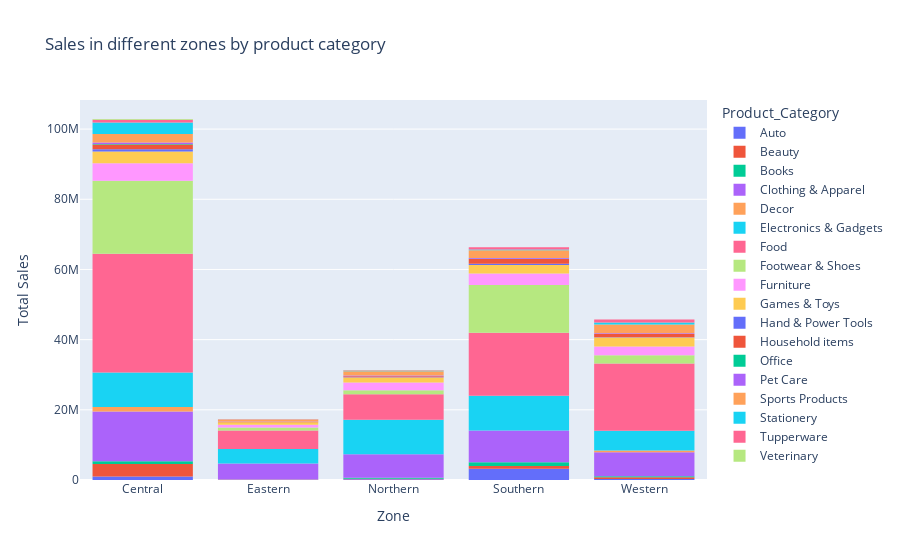

The cell this chart's notebook holds for it:
### Code cell
fig=px.bar(products,x='Zone', y='Total Sales', color='Product_Category', title='Sales in different zones by product category', height=600)
fig.update_traces(marker_line_width=0)

fig.show()

### Figure 1 — Plotly figure (JSON) as saved in the notebook; plotly's stock layout.template omitted (floating-point values rounded to 4 significant figures)
{"data": [{"alignmentgroup": "True", "hovertemplate": "Product_Category=Auto<br>Zone=%{x}<br>Total Sales=%{y}<extra></extra>", "legendgroup": "Auto", "marker": {"color": "#636efa", "line": {"width": 0}, "pattern": {"shape": ""}}, "name": "Auto", "offsetgroup": "Auto", "orientation": "v", "showlegend": true, "textposition": "auto", "type": "bar", "x": ["Central", "Eastern", "Northern", "Southern", "Western"], "xaxis": "x", "y": [974048, 154518, 212788, 3175000.0, 297081], "yaxis": "y"}, {"alignmentgroup": "True", "hovertemplate": "Product_Category=Beauty<br>Zone=%{x}<br>Total Sales=%{y}<extra></extra>", "legendgroup": "Beauty", "marker": {"color": "#EF553B", "line": {"width": 0}, "pattern": {"shape": ""}}, "name": "Beauty", "offsetgroup": "Beauty", "orientation": "v", "showlegend": true, "textposition": "auto", "type": "bar", "x": ["Central", "Eastern", "Northern", "Southern", "Western"], "xaxis": "x", "y": [3617353, 42042, 128002, 803833, 460231], "yaxis": "y"}, {"alignmentgroup": "True", "hovertemplate": "Product_Category=Books<br>Zone=%{x}<br>Total Sales=%{y}<extra></extra>", "legendgroup": "Books", "marker": {"color": "#00cc96", "line": {"width": 0}, "pattern": {"shape": ""}}, "name": "Books", "offsetgroup": "Books", "orientation": "v", "showlegend": true, "textposition": "auto", "type": "bar", "x": ["Central", "Eastern", "Northern", "Southern", "Western"], "xaxis": "x", "y": [786267, 28719, 336013, 1092978, 300226], "yaxis": "y"}, {"alignmentgroup": "True", "hovertemplate": "Product_Category=Clothing & Apparel<br>Zone=%{x}<br>Total Sales=%{y}<extra></extra>", "legendgroup": "Clothing & Apparel", "marker": {"color": "#ab63fa", "line": {"width": 0}, "pattern": {"shape": ""}}, "name": "Clothing & Apparel", "offsetgroup": "Clothing & Apparel", "orientation": "v", "showlegend": true, "textposition": "auto", "type": "bar", "x": ["Central", "Eastern", "Northern", "Southern", "Western"], "xaxis": "x", "y": [14149891, 4456970, 6634276, 9063556, 6859401], "yaxis": "y"}, {"alignmentgroup": "True", "hovertemplate": "Product_Category=Decor<br>Zone=%{x}<br>Total Sales=%{y}<extra></extra>", "legendgroup": "Decor", "marker": {"color": "#FFA15A", "line": {"width": 0}, "pattern": {"shape": ""}}, "name": "Decor", "offsetgroup": "Decor", "orientation": "v", "showlegend": true, "textposition": "auto", "type": "bar", "x": ["Central", "Western"], "xaxis": "x", "y": [1274341, 502988], "yaxis": "y"}, {"alignmentgroup": "True", "hovertemplate": "Product_Category=Electronics & Gadgets<br>Zone=%{x}<br>Total Sales=%{y}<extra></extra>", "legendgroup": "Electronics & Gadgets", "marker": {"color": "#19d3f3", "line": {"width": 0}, "pattern": {"shape": ""}}, "name": "Electronics & Gadgets", "offsetgroup": "Electronics & Gadgets", "orientation": "v", "showlegend": true, "textposition": "auto", "type": "bar", "x": ["Central", "Eastern", "Northern", "Southern", "Western"], "xaxis": "x", "y": [9855954, 4141108, 9861692, 9847162, 5609360], "yaxis": "y"}, {"alignmentgroup": "True", "hovertemplate": "Product_Category=Food<br>Zone=%{x}<br>Total Sales=%{y}<extra></extra>", "legendgroup": "Food", "marker": {"color": "#FF6692", "line": {"width": 0}, "pattern": {"shape": ""}}, "name": "Food", "offsetgroup": "Food", "orientation": "v", "showlegend": true, "textposition": "auto", "type": "bar", "x": ["Central", "Eastern", "Northern", "Southern", "Western"], "xaxis": "x", "y": [33860000.0, 5318817, 7261045, 17982315, 19174019], "yaxis": "y"}, {"alignmentgroup": "True", "hovertemplate": "Product_Category=Footwear & Shoes<br>Zone=%{x}<br>Total Sales=%{y}<extra></extra>", "legendgroup": "Footwear & Shoes", "marker": {"color": "#B6E880", "line": {"width": 0}, "pattern": {"shape": ""}}, "name": "Footwear & Shoes", "offsetgroup": "Footwear & Shoes", "orientation": "v", "showlegend": true, "textposition": "auto", "type": "bar", "x": ["Central", "Eastern", "Northern", "Southern", "Western"], "xaxis": "x", "y": [20760000.0, 821815, 1170151, 13638639, 2344034], "yaxis": "y"}, {"alignmentgroup": "True", "hovertemplate": "Product_Category=Furniture<br>Zone=%{x}<br>Total Sales=%{y}<extra></extra>", "legendgroup": "Furniture", "marker": {"color": "#FF97FF", "line": {"width": 0}, "pattern": {"shape": ""}}, "name": "Furniture", "offsetgroup": "Furniture", "orientation": "v", "showlegend": true, "textposition": "auto", "type": "bar", "x": ["Central", "Eastern", "Northern", "Southern", "Western"], "xaxis": "x", "y": [4982585, 749749, 2197572, 3223000.0, 2507270], "yaxis": "y"}, {"alignmentgroup": "True", "hovertemplate": "Product_Category=Games & Toys<br>Zone=%{x}<br>Total Sales=%{y}<extra></extra>", "legendgroup": "Games & Toys", "marker": {"color": "#FECB52", "line": {"width": 0}, "pattern": {"shape": ""}}, "name": "Games & Toys", "offsetgroup": "Games & Toys", "orientation": "v", "showlegend": true, "textposition": "auto", "type": "bar", "x": ["Central", "Eastern", "Northern", "Southern", "Western"], "xaxis": "x", "y": [3352774, 721222, 1382640, 2454417, 2530196], "yaxis": "y"}, {"alignmentgroup": "True", "hovertemplate": "Product_Category=Hand & Power Tools<br>Zone=%{x}<br>Total Sales=%{y}<extra></extra>", "legendgroup": "Hand & Power Tools", "marker": {"color": "#636efa", "line": {"width": 0}, "pattern": {"shape": ""}}, "name": "Hand & Power Tools", "offsetgroup": "Hand & Power Tools", "orientation": "v", "showlegend": true, "textposition": "auto", "type": "bar", "x": ["Central", "Northern", "Southern", "Western"], "xaxis": "x", "y": [678374, 104467, 368962, 72995], "yaxis": "y"}, {"alignmentgroup": "True", "hovertemplate": "Product_Category=Household items<br>Zone=%{x}<br>Total Sales=%{y}<extra></extra>", "legendgroup": "Household items", "marker": {"color": "#EF553B", "line": {"width": 0}, "pattern": {"shape": ""}}, "name": "Household items", "offsetgroup": "Household items", "orientation": "v", "showlegend": true, "textposition": "auto", "type": "bar", "x": ["Central", "Eastern", "Northern", "Southern", "Western"], "xaxis": "x", "y": [1347709, 131186, 244925, 1358010, 947802], "yaxis": "y"}, {"alignmentgroup": "True", "hovertemplate": "Product_Category=Office<br>Zone=%{x}<br>Total Sales=%{y}<extra></extra>", "legendgroup": "Office", "marker": {"color": "#00cc96", "line": {"width": 0}, "pattern": {"shape": ""}}, "name": "Office", "offsetgroup": "Office", "orientation": "v", "showlegend": true, "textposition": "auto", "type": "bar", "x": ["Central", "Eastern", "Northern", "Southern", "Western"], "xaxis": "x", "y": [121035, 12855, 11737, 17720, 23071], "yaxis": "y"}, {"alignmentgroup": "True", "hovertemplate": "Product_Category=Pet Care<br>Zone=%{x}<br>Total Sales=%{y}<extra></extra>", "legendgroup": "Pet Care", "marker": {"color": "#ab63fa", "line": {"width": 0}, "pattern": {"shape": ""}}, "name": "Pet Care", "offsetgroup": "Pet Care", "orientation": "v", "showlegend": true, "textposition": "auto", "type": "bar", "x": ["Central", "Eastern", "Northern", "Southern", "Western"], "xaxis": "x", "y": [455801, 73923, 228753, 272834, 198407], "yaxis": "y"}, {"alignmentgroup": "True", "hovertemplate": "Product_Category=Sports Products<br>Zone=%{x}<br>Total Sales=%{y}<extra></extra>", "legendgroup": "Sports Products", "marker": {"color": "#FFA15A", "line": {"width": 0}, "pattern": {"shape": ""}}, "name": "Sports Products", "offsetgroup": "Sports Products", "orientation": "v", "showlegend": true, "textposition": "auto", "type": "bar", "x": ["Central", "Eastern", "Northern", "Southern", "Western"], "xaxis": "x", "y": [2409764, 504932, 1226195, 2198662, 2516466], "yaxis": "y"}, {"alignmentgroup": "True", "hovertemplate": "Product_Category=Stationery<br>Zone=%{x}<br>Total Sales=%{y}<extra></extra>", "legendgroup": "Stationery", "marker": {"color": "#19d3f3", "line": {"width": 0}, "pattern": {"shape": ""}}, "name": "Stationery", "offsetgroup": "Stationery", "orientation": "v", "showlegend": true, "textposition": "auto", "type": "bar", "x": ["Central", "Eastern", "Northern", "Southern", "Western"], "xaxis": "x", "y": [3259898, 39453, 120607, 168636, 534226], "yaxis": "y"}, {"alignmentgroup": "True", "hovertemplate": "Product_Category=Tupperware<br>Zone=%{x}<br>Total Sales=%{y}<extra></extra>", "legendgroup": "Tupperware", "marker": {"color": "#FF6692", "line": {"width": 0}, "pattern": {"shape": ""}}, "name": "Tupperware", "offsetgroup": "Tupperware", "orientation": "v", "showlegend": true, "textposition": "auto", "type": "bar", "x": ["Central", "Eastern", "Northern", "Southern", "Western"], "xaxis": "x", "y": [767556, 144661, 181166, 694376, 845443], "yaxis": "y"}, {"alignmentgroup": "True", "hovertemplate": "Product_Category=Veterinary<br>Zone=%{x}<br>Total Sales=%{y}<extra></extra>", "legendgroup": "Veterinary", "marker": {"color": "#B6E880", "line": {"width": 0}, "pattern": {"shape": ""}}, "name": "Veterinary", "offsetgroup": "Veterinary", "orientation": "v", "showlegend": true, "textposition": "auto", "type": "bar", "x": ["Central", "Eastern", "Northern", "Southern", "Western"], "xaxis": "x", "y": [233983, 13229, 21327, 3225, 14741], "yaxis": "y"}], "layout": {"autosize": true, "barmode": "relative", "legend": {"title": {"text": "Product_Category"}, "tracegroupgap": 0}, "title": {"text": "Sales in different zones by product category"}, "xaxis": {"anchor": "y", "autorange": true, "domain": [0, 1], "range": [-0.5, 4.5], "title": {"text": "Zone"}, "type": "category"}, "yaxis": {"anchor": "x", "autorange": true, "domain": [0, 1], "range": [0, 108293972], "title": {"text": "Total Sales"}, "type": "linear"}}}
